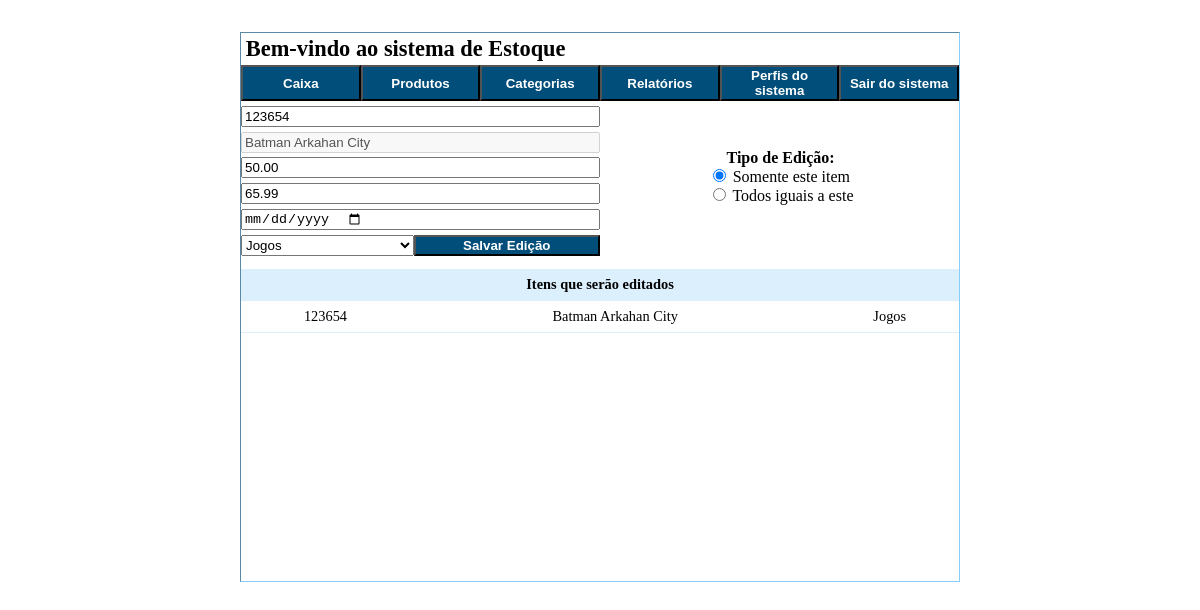
Screenshot of /editar-produtos.php?p_id=3&desc_id=2&cat_id=2&preco=65.99 with the database file from the repository.
### tables this page shows
CREATE TABLE produtos
(
  id INT NOT NULL AUTO_INCREMENT,
  codigo VARCHAR(50),
  marca VARCHAR(50),
  precoCompra DOUBLE(9,2) NOT NULL,
  precoVenda DOUBLE(9,2) NOT NULL,
  dataCompra DATE,
  dataVenda DATE, 
  descricao_id INT NOT NULL,
  categoria_id INT NOT NULL,
  e_disponivel boolean not null,
  PRIMARY KEY(id)
);

CREATE TABLE descricoes
(
  id INT NOT NULL AUTO_INCREMENT,
  descricao VARCHAR(150) NOT NULL,
  quantidade INT NOT NULL,
  PRIMARY KEY(id)
);

CREATE TABLE categorias
(
  id INT NOT NULL AUTO_INCREMENT,
  nome VARCHAR(50) NOT NULL,
  quantidade INT NOT NULL,
  PRIMARY KEY(id)
);

### classes/Produto.php (called while the page is built, shortened)
<?php
class Produto{
	private $id;
	public function __construct(int $id = null)
	{
		if(!($id === null)){
            $this->id = $id;
            $this->carregar();
        }
	}
	public function __get($atributo)
	{
		return $this->$atributo;
	}
	private function carregar()
	{
		$conexao = Conexao::conectarBd();
        $query = "SELECT codigo, marca, precoCompra, precoVenda, dataCompra, dataVenda, descricao_id, categoria_id, e_disponivel FROM produtos WHERE id = :id";
        $stmt = $conexao->prepare($query);
        $stmt->bindValue(":id", $this->id);
        $stmt->execute();
		$produto = $stmt->fetch();
		$this->codigo = $produto['codigo'];
		$this->precoCompra = $produto['precoCompra'];
		$this->precoVenda = $produto['precoVenda'];
		$this->dataCompra = $produto['dataCompra'];
		$this->categoria_id = $produto['categoria_id'];
	}
	public static function listarPorDescricao($descricao_id)
	{
		$query = "SELECT p.id, p.codigo, p.marca, p.precoCompra, p.precoVenda, p.dataCompra, p.dataVenda, p.descricao_id, p.categoria_id, p.e_disponivel, ";
		$query .= "c.nome AS categoria, d.descricao FROM produtos p ";
		$query .= "INNER JOIN descricoes d ON descricao_id = d.id ";
		$query .= "INNER JOIN categorias c ON categoria_id = c.id ";
		$query .= "WHERE descricao_id = :descricao_id";
		$conexao = Conexao::conectarBd();
		$stmt = $conexao->prepare($query);
		$stmt->bindValue(':descricao_id', $descricao_id);
		$stmt->execute();
		return $stmt->fetchAll();
	}
}

### classes/Descricao.php (called while the page is built, shortened)
<?php
class Descricao
{
    private $id;
    public function __construct(int $id = null)
	{
		if(!($id === null)){
            $this->id = $id;
            $this->carregar();
        }
	}
	public function __get($atributo)
	{
		return $this->$atributo;
	}
	private function carregar()
	{
        $conexao = Conexao::conectarBd();
        $query = "SELECT descricao, quantidade FROM descricoes WHERE id = :id";
        $stmt = $conexao->prepare($query);
        $stmt->bindValue(":id", $this->id);
        $stmt->execute();
		$descricao = $stmt->fetch();
        $this->descricao = $descricao['descricao'];
    }
}

### classes/Categoria.php (called while the page is built, shortened)
<?php
class Categoria
{
    public static function listar()
    {
        $query = "SELECT * FROM categorias";
        $conexao = Conexao::conectarBd();
        $stmt = $conexao->prepare($query);
        $stmt->execute();
        return $stmt->fetchAll();
    }
}

### editar-produtos.php (the view, shortened to what this page needs)
<?php require_once 'autoload.php';
    $selected = "";
    $produto = new Produto($_GET['p_id']);
    $descricao = new Descricao($produto->descricao_id);
    $categorias = Categoria::listar();
    $produtos = Produto::listarPorDescricao($produto->descricao_id);
?>
<div id="container-geral">
    <div id="div-input-edt">
        <form id="form-edt-produto" action="actions/action-editar-produtos.php" method="post">
            <input class="elemento-form" type="text" name="codigo" value="<?= $produto->codigo ?>">
            <input class="elemento-form" name="descricao" type="text" value="<?= $descricao->descricao ?>" required>
            <input class="elemento-form" name="precoCompra" type="number" step="0.01" value="<?= $produto->precoCompra ?>" required>
            <input class="elemento-form" name="precoVenda" type="number" step="0.01" value="<?= $produto->precoVenda ?>" required>
            <input type="date" name="dataCompra" class="elemento-form" value="<?= $produto->dataCompra ?>">
            <div id=container-tipo-edicao>
                <p>Tipo de Edição:</p>
                <span><input name="valor" type="radio" value="i" checked> Somente este item</span><br>
                <span><input name="valor" type="radio"  value="m"> Todos iguais a este</span>
            </div>
            <div class="elemento-form">
                <select id="categoria" name="categoria_id">
                    <?php foreach($categorias as $categoria): ?>
                        <?php
                            if($produto->categoria_id == $categoria['id']){
                                $selected = "selected";
                            }else {
                                $selected = "";
                            }
                        ?>
                        <option value="<?= $categoria['id'] ?>" <?= $selected ?>><?php echo $categoria['nome'] ?></option>
                    <?php endforeach; ?>
                </select>
                <button id="btn-submit" type="submit">Salvar Edição</button>
            </div>
        </form>
    </div>
    <div id="container-tabela-pequena">
        <table>
            <thead>
                <tr>
                    <th colspan='3'>Itens que serão editados</th>
                </tr>
            </thead>
            <tbody id="lista-codigos">
                <?php foreach($produtos as $produto): ?>
                    <tr class="lista">
                        <td><?= $produto['codigo'] ?></td>
                        <td><?= $produto['descricao'] ?></td>
                        <td><?= $produto['categoria'] ?></td>
                    </tr>
                <?php endforeach ?>
            </tbody>
        </table>
    </div>
</div>
<link rel="stylesheet" href="css/editar-produto.css">

### css/principal.css (style rules this page uses)
#container-principal { border: 1px inset lightskyblue; height: 550px; width: 60%; margin: 2rem auto; box-sizing: border-box; }
button { background-color: rgb(2, 78, 122); color: white; font-weight: bold; }
#container-botoes { display: flex; flex-direction: row; height: 5%; box-sizing: border-box; }
.botoes { flex: 1; }
#bem-vindo { font-size: 1.4rem; font-weight: bold; margin: .3rem; height: 5%; }
#container-corpo { width: 100%; height: 90%; box-sizing: border-box; }
table { width: 100%; }
td, th { padding: .5em; margin: 0; border-bottom: 1px inset rgba(135, 206, 250, .3); text-align: center; font-size: .9rem; }
tr { line-height: normal; }
th { font-weight: bold; background-color: rgb(220, 239, 253); }

### css/editar-produto.css (style rules this page uses)
#container-geral { width: 100%; height: 100%; display: flex; flex-direction: column; box-sizing: border-box; position: relative; }
#container-tabela-pequena { flex: 2; }
#div-input-edt { flex: 1; width: 50%; margin-top: .3rem; height: 100%; }
#form-edt-produto { display: flex; flex-direction: column; }
.elemento-form { flex: 1; margin-bottom: .3rem; }
div .elemento-form { display: flex; }
#categoria, #btn-submit { flex: 1; }
#container-tipo-edicao { position: absolute; top: 10%; left: 65%; }
#container-tipo-edicao p { text-align: center; font-weight: bold; }

### rows the page displays
produtos: codigo "123654", precoCompra "50.00", precoVenda "65.99", descricao.descricao "Batman Arkahan City", categoria.nome "Jogos"
descricoes: descricao "Batman Arkahan City"

### other values shown
form field categoria_id "Jogos"
